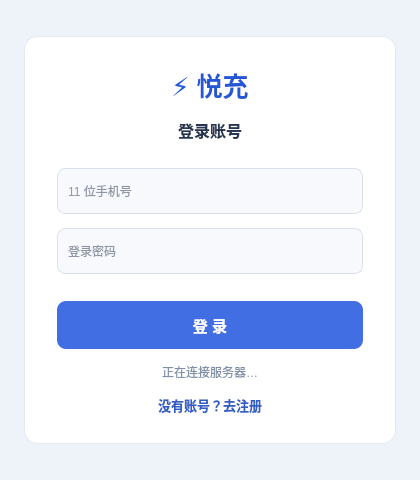
<?xml version="1.0" encoding="UTF-8"?>
<ui version="4.0">
 <class>LoginWindow</class>
 <widget class="QWidget" name="LoginWindow">
  <property name="geometry">
   <rect><x>0</x><y>0</y><width>420</width><height>480</height></rect>
  </property>
  <property name="minimumSize"><size><width>420</width><height>480</height></size></property>
  <property name="windowTitle"><string>悦充 · 登录</string></property>
  <property name="styleSheet"><string notr="true">
QWidget#LoginWindow{background:#eef3f9;color:#23314a;font-family:"Microsoft YaHei";font-size:14px}
QFrame#cardFrame{background:#ffffff;border:1px solid #e5eaf1;border-radius:14px}
QLabel#brandLabel{font-size:26px;font-weight:700;color:#2457d6}
QLabel#titleLabel{font-size:16px;font-weight:700;color:#263550}
QLabel#hintLabel{color:#8190a7;font-size:12px}
QLineEdit{background:#f7f9fd;border:1px solid #d9e1ec;border-radius:8px;padding:8px;min-height:28px;color:#273650;selection-background-color:#4878e8}
QLineEdit:focus{border:1px solid #4878e8;background:#ffffff}
QPushButton#loginButton{background:#416fe3;border:0;border-radius:9px;padding:10px 12px;min-height:28px;color:#ffffff;font-weight:600;font-size:15px}
QPushButton#loginButton:hover{background:#315fd1}
QPushButton#loginButton:pressed{background:#254da9}
QPushButton#loginButton:disabled{background:#a0b4e8;color:#d0d8ec}
QPushButton#registerBtn{background:transparent;border:0;color:#315fc4;font-size:13px;font-weight:500}
QPushButton#registerBtn:hover{color:#2457d6;text-decoration:underline}
  </string></property>
  <layout class="QVBoxLayout" name="outerLayout">
   <property name="spacing"><number>0</number></property>
   <property name="leftMargin"><number>24</number></property>
   <property name="topMargin"><number>0</number></property>
   <property name="rightMargin"><number>24</number></property>
   <property name="bottomMargin"><number>0</number></property>
   <item>
    <spacer name="topSpacer">
     <property name="orientation"><enum>Qt::Vertical</enum></property>
     <property name="sizeType"><enum>QSizePolicy::Expanding</enum></property>
     <property name="sizeHint" stdset="0"><size><width>20</width><height>40</height></size></property>
    </spacer>
   </item>
   <item>
    <widget class="QFrame" name="cardFrame">
     <property name="minimumSize"><size><width>0</width><height>320</height></size></property>
     <layout class="QVBoxLayout" name="cardLayout">
      <property name="spacing"><number>14</number></property>
      <property name="leftMargin"><number>32</number></property>
      <property name="topMargin"><number>28</number></property>
      <property name="rightMargin"><number>32</number></property>
      <property name="bottomMargin"><number>28</number></property>
      <item>
       <widget class="QLabel" name="brandLabel">
        <property name="text"><string>⚡ 悦充</string></property>
        <property name="alignment"><set>Qt::AlignCenter</set></property>
       </widget>
      </item>
      <item>
       <widget class="QLabel" name="titleLabel">
        <property name="text"><string>登录账号</string></property>
        <property name="alignment"><set>Qt::AlignCenter</set></property>
       </widget>
      </item>
      <item>
       <spacer name="formSpacer1">
        <property name="orientation"><enum>Qt::Vertical</enum></property>
        <property name="sizeHint" stdset="0"><size><width>20</width><height>15</height></size></property>
       </spacer>
      </item>
      <item>
       <widget class="QLineEdit" name="phoneEdit">
        <property name="placeholderText"><string>11 位手机号</string></property>
        <property name="maxLength"><number>11</number></property>
       </widget>
      </item>
      <item>
       <widget class="QLineEdit" name="passwordEdit">
        <property name="placeholderText"><string>登录密码</string></property>
        <property name="echoMode"><enum>QLineEdit::Password</enum></property>
       </widget>
      </item>
      <item>
       <spacer name="formSpacer2">
        <property name="orientation"><enum>Qt::Vertical</enum></property>
        <property name="sizeHint" stdset="0"><size><width>20</width><height>15</height></size></property>
       </spacer>
      </item>
      <item>
       <widget class="QPushButton" name="loginButton">
        <property name="text"><string>登 录</string></property>
       </widget>
      </item>
      <item>
       <widget class="QLabel" name="hintLabel">
        <property name="text"><string>正在连接服务器…</string></property>
        <property name="alignment"><set>Qt::AlignCenter</set></property>
       </widget>
      </item>
      <item>
       <widget class="QPushButton" name="registerBtn">
        <property name="text"><string>没有账号？去注册</string></property>
       </widget>
      </item>
     </layout>
    </widget>
   </item>
   <item>
    <spacer name="bottomSpacer">
     <property name="orientation"><enum>Qt::Vertical</enum></property>
     <property name="sizeType"><enum>QSizePolicy::Expanding</enum></property>
     <property name="sizeHint" stdset="0"><size><width>20</width><height>40</height></size></property>
    </spacer>
   </item>
  </layout>
 </widget>
 <resources/><connections/>
</ui>
